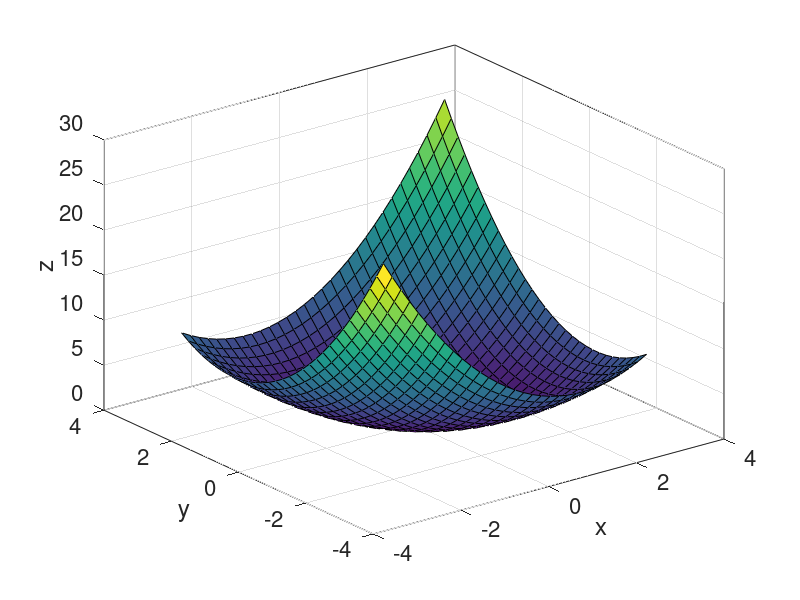
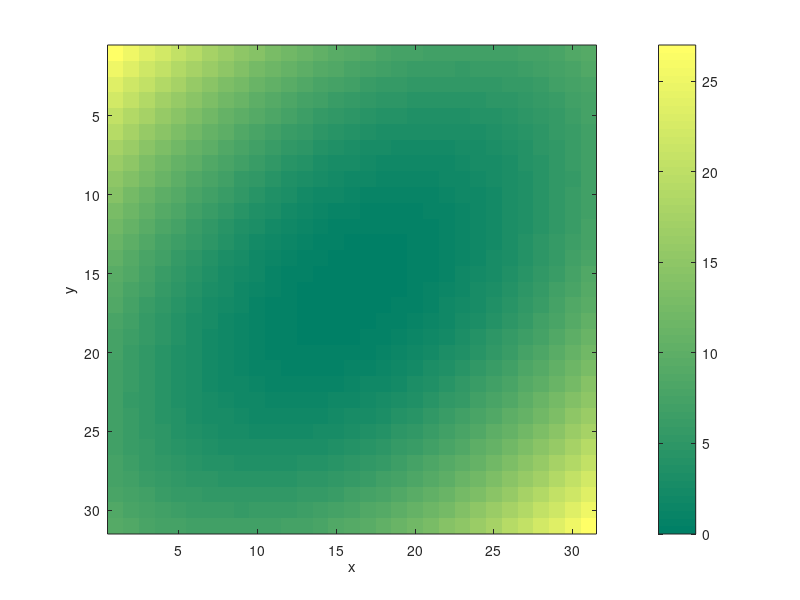

MATLAB code to generate these figures, in order:
[x,y]=meshgrid(-3:.2:3,-3:.2:3);
z=x.^2+x.*y+y.^2;
surf(x,y,z);
box on;
set(gca,'FontSize',16);
zlabel('z');
xlim([-4 4]);
xlabel('x');
ylim([-4 4]);
ylabel('y');
figure,imagesc(z);
colormap(summer);
colorbar;
axis square;
xlabel('x');
ylabel('y');
